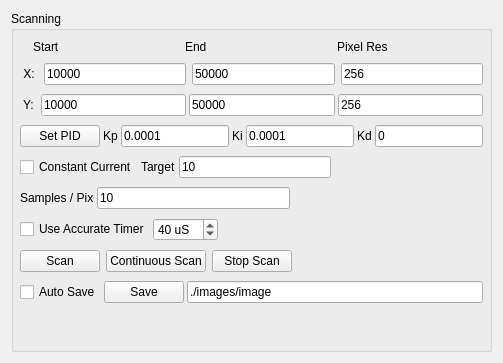
           <widget class="QWidget" name="tbScanning">
            <property name="sizePolicy">
             <sizepolicy hsizetype="Preferred" vsizetype="Preferred">
              <horstretch>0</horstretch>
              <verstretch>1</verstretch>
             </sizepolicy>
            </property>
            <attribute name="title">
             <string>Scanning</string>
            </attribute>
            <layout class="QVBoxLayout" name="verticalLayout_12">
             <item>
              <widget class="QGroupBox" name="grpScan">
               <property name="title">
                <string>Scanning</string>
               </property>
               <layout class="QVBoxLayout" name="verticalLayout_8">
                <property name="spacing">
                 <number>3</number>
                </property>
                <property name="leftMargin">
                 <number>3</number>
                </property>
                <property name="topMargin">
                 <number>3</number>
                </property>
                <property name="rightMargin">
                 <number>3</number>
                </property>
                <property name="bottomMargin">
                 <number>3</number>
                </property>
                <item>
                 <widget class="QWidget" name="wgtscanctl" native="true">
                  <property name="sizePolicy">
                   <sizepolicy hsizetype="Preferred" vsizetype="Preferred">
                    <horstretch>0</horstretch>
                    <verstretch>4</verstretch>
                   </sizepolicy>
                  </property>
                 </widget>
                </item>
                <item>
                 <widget class="QWidget" name="wgtPIDLbls_2" native="true">
                  <layout class="QHBoxLayout" name="horizontalLayout_16">
                   <property name="leftMargin">
                    <number>3</number>
                   </property>
                   <property name="topMargin">
                    <number>3</number>
                   </property>
                   <property name="rightMargin">
                    <number>3</number>
                   </property>
                   <property name="bottomMargin">
                    <number>3</number>
                   </property>
                   <item>
                    <widget class="QLabel" name="lblBlank_2">
                     <property name="text">
                      <string/>
                     </property>
                    </widget>
                   </item>
                   <item>
                    <widget class="QLabel" name="lblStart">
                     <property name="sizePolicy">
                      <sizepolicy hsizetype="Preferred" vsizetype="Preferred">
                       <horstretch>1</horstretch>
                       <verstretch>0</verstretch>
                      </sizepolicy>
                     </property>
                     <property name="text">
                      <string>Start</string>
                     </property>
                    </widget>
                   </item>
                   <item>
                    <widget class="QLabel" name="lblEnd">
                     <property name="sizePolicy">
                      <sizepolicy hsizetype="Preferred" vsizetype="Preferred">
                       <horstretch>1</horstretch>
                       <verstretch>0</verstretch>
                      </sizepolicy>
                     </property>
                     <property name="text">
                      <string>End</string>
                     </property>
                    </widget>
                   </item>
                   <item>
                    <widget class="QLabel" name="lblRes">
                     <property name="sizePolicy">
                      <sizepolicy hsizetype="Preferred" vsizetype="Preferred">
                       <horstretch>1</horstretch>
                       <verstretch>0</verstretch>
                      </sizepolicy>
                     </property>
                     <property name="text">
                      <string>Pixel Res</string>
                     </property>
                    </widget>
                   </item>
                  </layout>
                 </widget>
                </item>
                <item>
                 <widget class="QWidget" name="wgtLePID_3" native="true">
                  <layout class="QHBoxLayout" name="horizontalLayout_18">
                   <property name="leftMargin">
                    <number>3</number>
                   </property>
                   <property name="topMargin">
                    <number>3</number>
                   </property>
                   <property name="rightMargin">
                    <number>3</number>
                   </property>
                   <property name="bottomMargin">
                    <number>3</number>
                   </property>
                   <item>
                    <widget class="QLabel" name="lblXScan">
                     <property name="text">
                      <string> X: </string>
                     </property>
                    </widget>
                   </item>
                   <item>
                    <widget class="QLineEdit" name="leXStart">
                     <property name="text">
                      <string>10000</string>
                     </property>
                    </widget>
                   </item>
                   <item>
                    <widget class="QLineEdit" name="leXEnd">
                     <property name="text">
                      <string>50000</string>
                     </property>
                    </widget>
                   </item>
                   <item>
                    <widget class="QLineEdit" name="leXRes">
                     <property name="text">
                      <string>256</string>
                     </property>
                    </widget>
                   </item>
                  </layout>
                 </widget>
                </item>
                <item>
                 <widget class="QWidget" name="wgtLePID_2" native="true">
                  <layout class="QHBoxLayout" name="horizontalLayout_17">
                   <property name="spacing">
                    <number>3</number>
                   </property>
                   <property name="leftMargin">
                    <number>3</number>
                   </property>
                   <property name="topMargin">
                    <number>3</number>
                   </property>
                   <property name="rightMargin">
                    <number>3</number>
                   </property>
                   <property name="bottomMargin">
                    <number>3</number>
                   </property>
                   <item>
                    <widget class="QLabel" name="lblYScan">
                     <property name="text">
                      <string> Y: </string>
                     </property>
                    </widget>
                   </item>
                   <item>
                    <widget class="QLineEdit" name="leYStart">
                     <property name="text">
                      <string>10000</string>
                     </property>
                    </widget>
                   </item>
                   <item>
                    <widget class="QLineEdit" name="leYEnd">
                     <property name="text">
                      <string>50000</string>
                     </property>
                    </widget>
                   </item>
                   <item>
                    <widget class="QLineEdit" name="leYRes">
                     <property name="text">
                      <string>256</string>
                     </property>
                    </widget>
                   </item>
                  </layout>
                 </widget>
                </item>
                <item>
                 <widget class="QWidget" name="wgtLePID" native="true">
                  <layout class="QHBoxLayout" name="horizontalLayout_14">
                   <property name="spacing">
                    <number>3</number>
                   </property>
                   <property name="leftMargin">
                    <number>3</number>
                   </property>
                   <property name="topMargin">
                    <number>3</number>
                   </property>
                   <property name="rightMargin">
                    <number>3</number>
                   </property>
                   <property name="bottomMargin">
                    <number>3</number>
                   </property>
                   <item>
                    <widget class="QPushButton" name="pushButton">
                     <property name="text">
                      <string>Set PID</string>
                     </property>
                    </widget>
                   </item>
                   <item>
                    <widget class="QLabel" name="lblKp">
                     <property name="text">
                      <string>Kp</string>
                     </property>
                    </widget>
                   </item>
                   <item>
                    <widget class="QLineEdit" name="leKp">
                     <property name="text">
                      <string>0.0001</string>
                     </property>
                    </widget>
                   </item>
                   <item>
                    <widget class="QLabel" name="lblKi">
                     <property name="text">
                      <string>Ki</string>
                     </property>
                    </widget>
                   </item>
                   <item>
                    <widget class="QLineEdit" name="leKi">
                     <property name="text">
                      <string>0.0001</string>
                     </property>
                    </widget>
                   </item>
                   <item>
                    <widget class="QLabel" name="lblKd">
                     <property name="text">
                      <string>Kd</string>
                     </property>
                    </widget>
                   </item>
                   <item>
                    <widget class="QLineEdit" name="leKd">
                     <property name="text">
                      <string>0</string>
                     </property>
                    </widget>
                   </item>
                  </layout>
                 </widget>
                </item>
                <item>
                 <widget class="QWidget" name="wgtConstCurrent" native="true">
                  <layout class="QHBoxLayout" name="horizontalLayout_15">
                   <property name="spacing">
                    <number>3</number>
                   </property>
                   <property name="leftMargin">
                    <number>3</number>
                   </property>
                   <property name="topMargin">
                    <number>3</number>
                   </property>
                   <property name="rightMargin">
                    <number>3</number>
                   </property>
                   <property name="bottomMargin">
                    <number>3</number>
                   </property>
                   <item>
                    <widget class="QCheckBox" name="chkConstCurrent">
                     <property name="text">
                      <string>Constant Current</string>
                     </property>
                    </widget>
                   </item>
                   <item>
                    <widget class="QLabel" name="lblCCTarget">
                     <property name="text">
                      <string>Target</string>
                     </property>
                    </widget>
                   </item>
                   <item>
                    <widget class="QLineEdit" name="leCCVal">
                     <property name="text">
                      <string>10</string>
                     </property>
                    </widget>
                   </item>
                   <item>
                    <spacer name="horizontalSpacer_13">
                     <property name="orientation">
                      <enum>Qt::Horizontal</enum>
                     </property>
                     <property name="sizeHint" stdset="0">
                      <size>
                       <width>40</width>
                       <height>20</height>
                      </size>
                     </property>
                    </spacer>
                   </item>
                  </layout>
                 </widget>
                </item>
                <item>
                 <widget class="QWidget" name="wgtContScan" native="true">
                  <layout class="QHBoxLayout" name="horizontalLayout_34">
                   <property name="spacing">
                    <number>3</number>
                   </property>
                   <property name="leftMargin">
                    <number>3</number>
                   </property>
                   <property name="topMargin">
                    <number>3</number>
                   </property>
                   <property name="rightMargin">
                    <number>3</number>
                   </property>
                   <property name="bottomMargin">
                    <number>3</number>
                   </property>
                   <item>
                    <widget class="QLabel" name="lblscanSPP">
                     <property name="text">
                      <string>Samples / Pix</string>
                     </property>
                    </widget>
                   </item>
                   <item>
                    <widget class="QLineEdit" name="leSamples">
                     <property name="text">
                      <string>10</string>
                     </property>
                    </widget>
                   </item>
                   <item>
                    <spacer name="horizontalSpacer_15">
                     <property name="orientation">
                      <enum>Qt::Horizontal</enum>
                     </property>
                     <property name="sizeHint" stdset="0">
                      <size>
                       <width>40</width>
                       <height>20</height>
                      </size>
                     </property>
                    </spacer>
                   </item>
                  </layout>
                 </widget>
                </item>
                <item>
                 <widget class="QWidget" name="wgtScanMode" native="true">
                  <layout class="QHBoxLayout" name="horizontalLayout_35">
                   <property name="spacing">
                    <number>3</number>
                   </property>
                   <property name="leftMargin">
                    <number>3</number>
                   </property>
                   <property name="topMargin">
                    <number>3</number>
                   </property>
                   <property name="rightMargin">
                    <number>3</number>
                   </property>
                   <property name="bottomMargin">
                    <number>3</number>
                   </property>
                   <item>
                    <widget class="QCheckBox" name="chkTimingMode">
                     <property name="text">
                      <string>Use Accurate Timer</string>
                     </property>
                    </widget>
                   </item>
                   <item>
                    <widget class="QSpinBox" name="spnTiminguS">
                     <property name="suffix">
                      <string> uS</string>
                     </property>
                     <property name="minimum">
                      <number>1</number>
                     </property>
                     <property name="maximum">
                      <number>500</number>
                     </property>
                     <property name="value">
                      <number>40</number>
                     </property>
                    </widget>
                   </item>
                   <item>
                    <spacer name="horizontalSpacer_16">
                     <property name="orientation">
                      <enum>Qt::Horizontal</enum>
                     </property>
                     <property name="sizeHint" stdset="0">
                      <size>
                       <width>40</width>
                       <height>20</height>
                      </size>
                     </property>
                    </spacer>
                   </item>
                  </layout>
                 </widget>
                </item>
                <item>
                 <widget class="QWidget" name="wgtScan" native="true">
                  <layout class="QHBoxLayout" name="horizontalLayout_19">
                   <property name="leftMargin">
                    <number>3</number>
                   </property>
                   <property name="topMargin">
                    <number>3</number>
                   </property>
                   <property name="rightMargin">
                    <number>3</number>
                   </property>
                   <property name="bottomMargin">
                    <number>3</number>
                   </property>
                   <item>
                    <widget class="QPushButton" name="cmdScan">
                     <property name="text">
                      <string>Scan</string>
                     </property>
                    </widget>
                   </item>
                   <item>
                    <widget class="QPushButton" name="cmdStartCont">
                     <property name="text">
                      <string>Continuous Scan</string>
                     </property>
                    </widget>
                   </item>
                   <item>
                    <widget class="QPushButton" name="cmdStopCont">
                     <property name="text">
                      <string>Stop Scan</string>
                     </property>
                    </widget>
                   </item>
                   <item>
                    <spacer name="horizontalSpacer_14">
                     <property name="orientation">
                      <enum>Qt::Horizontal</enum>
                     </property>
                     <property name="sizeHint" stdset="0">
                      <size>
                       <width>40</width>
                       <height>20</height>
                      </size>
                     </property>
                    </spacer>
                   </item>
                  </layout>
                 </widget>
                </item>
                <item>
                 <widget class="QWidget" name="wgtSave" native="true">
                  <layout class="QHBoxLayout" name="horizontalLayout_22">
                   <property name="spacing">
                    <number>3</number>
                   </property>
                   <property name="leftMargin">
                    <number>3</number>
                   </property>
                   <property name="topMargin">
                    <number>3</number>
                   </property>
                   <property name="rightMargin">
                    <number>3</number>
                   </property>
                   <property name="bottomMargin">
                    <number>3</number>
                   </property>
                   <item>
                    <widget class="QCheckBox" name="chkAutoSave">
                     <property name="text">
                      <string>Auto Save</string>
                     </property>
                    </widget>
                   </item>
                   <item>
                    <widget class="QPushButton" name="cmdSaveScan">
                     <property name="text">
                      <string>Save</string>
                     </property>
                    </widget>
                   </item>
                   <item>
                    <widget class="QLineEdit" name="leSave">
                     <property name="text">
                      <string>./images/image</string>
                     </property>
                    </widget>
                   </item>
                  </layout>
                 </widget>
                </item>
                <item>
                 <spacer name="verticalSpacer_3">
                  <property name="orientation">
                   <enum>Qt::Vertical</enum>
                  </property>
                  <property name="sizeHint" stdset="0">
                   <size>
                    <width>20</width>
                    <height>40</height>
                   </size>
                  </property>
                 </spacer>
                </item>
               </layout>
              </widget>
             </item>
            </layout>
           </widget>
